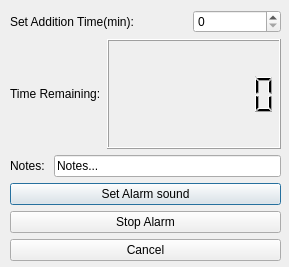
<?xml version="1.0" encoding="UTF-8"?>
<ui version="4.0">
 <class>TimerDialog</class>
 <widget class="QDialog" name="TimerDialog">
  <property name="geometry">
   <rect>
    <x>0</x>
    <y>0</y>
    <width>289</width>
    <height>267</height>
   </rect>
  </property>
  <property name="minimumSize">
   <size>
    <width>289</width>
    <height>267</height>
   </size>
  </property>
  <property name="maximumSize">
   <size>
    <width>289</width>
    <height>267</height>
   </size>
  </property>
  <property name="windowTitle">
   <string>Addition Timer</string>
  </property>
  <widget class="QWidget" name="layoutWidget">
   <property name="geometry">
    <rect>
     <x>10</x>
     <y>10</y>
     <width>271</width>
     <height>251</height>
    </rect>
   </property>
   <layout class="QVBoxLayout" name="verticalLayout_2">
    <item>
     <layout class="QVBoxLayout" name="mainLayout">
      <item>
       <layout class="QVBoxLayout" name="verticalLayout">
        <item>
         <layout class="QHBoxLayout" name="horizontalLayout">
          <item>
           <widget class="QLabel" name="setTimeLabel">
            <property name="sizePolicy">
             <sizepolicy hsizetype="Preferred" vsizetype="Preferred">
              <horstretch>2</horstretch>
              <verstretch>0</verstretch>
             </sizepolicy>
            </property>
            <property name="text">
             <string>Set Addition Time(min):</string>
            </property>
           </widget>
          </item>
          <item>
           <widget class="QSpinBox" name="setTimeBox">
            <property name="sizePolicy">
             <sizepolicy hsizetype="Minimum" vsizetype="Fixed">
              <horstretch>1</horstretch>
              <verstretch>0</verstretch>
             </sizepolicy>
            </property>
            <property name="value">
             <number>0</number>
            </property>
           </widget>
          </item>
         </layout>
        </item>
        <item>
         <layout class="QHBoxLayout" name="horizontalLayout_2">
          <item>
           <widget class="QLabel" name="timerLabel">
            <property name="sizePolicy">
             <sizepolicy hsizetype="Preferred" vsizetype="Preferred">
              <horstretch>1</horstretch>
              <verstretch>0</verstretch>
             </sizepolicy>
            </property>
            <property name="text">
             <string>Time Remaining:</string>
            </property>
           </widget>
          </item>
          <item>
           <widget class="QLCDNumber" name="timeLCD">
            <property name="sizePolicy">
             <sizepolicy hsizetype="Minimum" vsizetype="Minimum">
              <horstretch>2</horstretch>
              <verstretch>0</verstretch>
             </sizepolicy>
            </property>
            <property name="digitCount">
             <number>8</number>
            </property>
           </widget>
          </item>
         </layout>
        </item>
        <item>
         <layout class="QHBoxLayout" name="horizontalLayout_3">
          <item>
           <widget class="QLabel" name="noteLabel">
            <property name="text">
             <string>Notes: </string>
            </property>
           </widget>
          </item>
          <item>
           <widget class="QLineEdit" name="noteEdit">
            <property name="text">
             <string>Notes...</string>
            </property>
           </widget>
          </item>
         </layout>
        </item>
       </layout>
      </item>
      <item>
       <widget class="QPushButton" name="setSoundButton">
        <property name="text">
         <string>Set Alarm sound</string>
        </property>
       </widget>
      </item>
     </layout>
    </item>
    <item>
     <widget class="QPushButton" name="stopButton">
      <property name="text">
       <string>Stop Alarm</string>
      </property>
     </widget>
    </item>
    <item>
     <widget class="QPushButton" name="cancelButton">
      <property name="text">
       <string>Cancel</string>
      </property>
     </widget>
    </item>
   </layout>
  </widget>
 </widget>
 <resources/>
 <connections/>
</ui>
